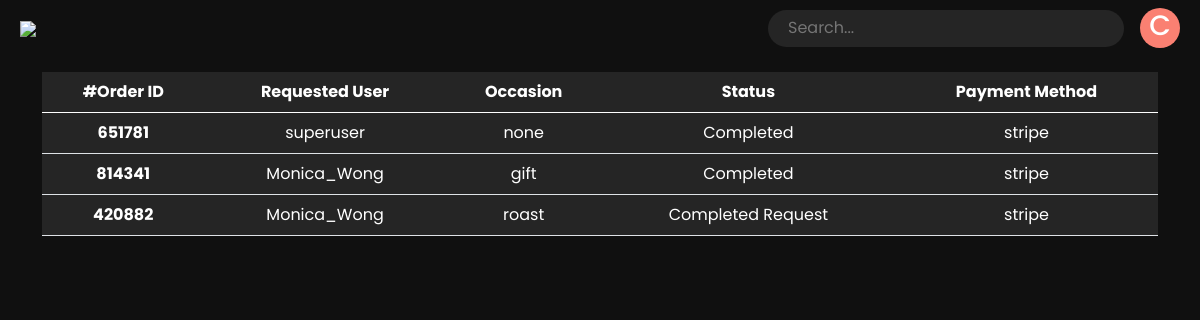
The app's page /profile/sales (signed in) with its own data.
### cameo/models.py (models this page shows)
class Cameo(AbstractUser):
    category_choice = [
        ('Actors', 'actors'),
        ('Activists', 'activist'),
        ("Artists", "artists"),
        ("Astrologers", "astrologers"),
        ("Astronauts", "astronauts"),
        ('Athletes', 'athletes'),
        ("Authors", "authors"),
        ("Cameo Team", "cameo_team"),
        ('Comedian', 'comedians'),
        ("Commentators", "commentators"),
        ('Creator', 'creator'),
        ("Dancers", "dancers"),
        ("En Español", "en_español"),
        ("Food", "food"),
        ("Furry", "furry"),
        ("High Fashion", "high_fashion"),
        ("Home and Design", "home_and_design"),
        ("Impressionists", "impressionists"),
        ("Magicians", "magicians"),
        ('Model', 'model'),
        ("Motivational Speakers", "motivational_speakers"),
        ('Musician', 'musician'),
        ("News", "news"),
        ("Pageants", "pageants"),
        ("Photographers", "photographers"),
        ("Podcast", "podcast"),
        ("Poker", "poker"),
        ("Politics", "politics"),
        ("Radio", "radio"),
        ('Reality TV', 'reality_tv'),
        ("Royals", "Royals"),
        ("Santas", "santas"),
        ('Sports Commentator', 'sports_Commentator'),
        ("Stylists", "stylists"),
        ("TV Hosts", "tv_hosts"),
        ("Tarot Card Reader", "tarot_card_reader"),
        ("Venture Capitalists", "venture_capitalists"),
        ("Viral", "viral"),
        ("Radio", "radio"),
        ("Writers", "writers"),
    ]
    delivery_duration_unit_choice = [
        ("Hr", 'hr'),
        ("Day", 'day'),
        ("Week", 'week'),
    ]
    currency_code_symbols = [('USD', "$"), ('INR', "₹"), ('GBP', "£"),
                             ('EUR', "€")]
    is_celebrity = models.BooleanField(default=False)
    category = models.CharField(choices=category_choice,
                                max_length=100,
                                null=True)
    delivery_duration = models.IntegerField(null=True)
    price = models.FloatField(null=True)
    currency_code = models.CharField(max_length=10,
                                     choices=currency_code_symbols,
                                     null=True)
    delivery_duration_unit = models.CharField(
        max_length=10, null=True, choices=delivery_duration_unit_choice)
    image = models.ImageField(upload_to='cameo')
    intro = models.CharField(max_length=500, null=True)
    bio = models.CharField(max_length=2000, null=True)
    paypal_email = models.EmailField(null=True)
    is_featured = models.BooleanField(null=True, blank=True, default=False)
    reviews = JSONField(default=[])
    fans = JSONField(default=[])

### booking/models.py (models this page shows, shortened)
class Booking(models.Model):
    payment_method_choice = [("paypal", "Paypal"), ("stripe", "Stripe")]
    payment_status_choice = [
        ("initiated", "Initiated"),
        ("pending", "Pending"),
        ("completed", "Completed"),
    ]
    order_status_choice = [
        ("initiated", "Initiated"),
        ("pending", "Pending"),
        ("completed", "Completed"),
        ("Completed Request", "Completed Request"),
    ]
    cameo = models.ForeignKey(
        Cameo, on_delete=models.CASCADE, related_name="cameo", null=True
    )
    order_id = models.IntegerField()
    price = models.FloatField()
    currency_code = models.CharField(max_length=10)
    cameo_username = models.CharField(max_length=250)
    requested_user_id = models.IntegerField()
    requested_user_username = models.CharField(max_length=250)
    fromName = models.CharField(max_length=500, null=True, blank=True)
    toName = models.CharField(max_length=500)
    pronounce = models.CharField(max_length=500)
    instructions = models.TextField()
    occasion = models.CharField(max_length=500)
    receipent = models.CharField(max_length=500)
    payment_status = models.CharField(max_length=100, choices=payment_status_choice)
    payment_method = models.CharField(max_length=100, choices=payment_method_choice)
    payment_server_response = models.TextField()
    order_status = models.CharField(max_length=50, choices=order_status_choice)
    statisfaction = models.IntegerField(null=True, blank=True)
    is_accepted = models.BooleanField(default=False, null=True, blank=True)
    decline_reason = models.TextField(blank=True, null=True)

### userprofile/views.py (the view)
# urls.py: path("sales", views.sales, name="sales"),
@login_required
def sales(request):
    sales = Booking.objects.filter(cameo=request.user)
    sales = sales.filter(payment_status="completed")
    context = {"sales": sales}
    return render(request, "userprofile/sales.html", context=context)

### cameo/context_processors.py (called while the page is built)
def newsale_processor(request):
    if request.user.is_authenticated:
        bookings = Booking.objects.filter(cameo=request.user)
        new_sale = []
        for booking in bookings:
            if booking.order_status != "Completed":
                new_sale.append(booking)
        return {"new_sale": len(new_sale)}
    else:
        return {"new_sale": 0}

def purchase_update(request):
    if request.user.is_authenticated:
        purchase = []
        bookings = Booking.objects.filter(requested_user_id=request.user.id)
        for booking in bookings:
            if booking.order_status == "Completed Request" and not booking.is_accepted:
                purchase.append(booking)
        return {"purchase_update": len(purchase)}
    else:
        return {"purchase_update": 0}

### userprofile/templates/userprofile/sales.html (shortened to what this page needs)
{% extends 'cameo/base.html' %}
{% block body %}
<div id="order_info" class="container mt-3">
    <table class="table sale-table">
        <thead>
            <tr>
                <th scope="col">#Order ID</th>
                <th scope="col">Requested User</th>
                <th scope="col">Occasion</th>
                <th scope="col">Status</th>
                <th scope="col">Payment Method</th>
            </tr>
        </thead>
        <tbody>
            {% for sale in sales %}
            <tr class="order" data-bs-toggle="modal" data-bs-target="#modal-{{sale.order_id}}">
                <th scope="row">{{sale.order_id}}</th>
                <td scope="row">{{sale.requested_user_username}}</td>
                <td scope="row">{{sale.occasion}}</td>
                <td scope="row">{{sale.order_status}}</td>
                <td scope="row">{{sale.payment_method}}</td>
            </tr>
            {% endfor %}
        </tbody>
    </table>
</div>
{% endblock %}

### cameo/templates/cameo/navbar.html (shortened to what this page needs)
<div class="navbar" id="navbar">
    <a href="/">
        <div class="logo-container">
            <img src="https://cdn.cameo.com/staticDir/logo_white.svg" class="logo">
        </div>
    </a>
    <div class="right-element">
        <div class="input-container">
            <input type="text" placeholder="Search..." class="search-input">
        </div>
        {% if request.user.is_authenticated %}
        <div v-on:click="toggleMenu" class="avatar">
            <h3 style="margin-bottom: 5px"> {{ request.user.username|slice:"0:1"}}</h3>
        </div>
        {% else %}
        <button class="btn-login" data-bs-toggle="modal" data-bs-target="#exampleModal">Login</button>
        {% endif %}
    </div>
</div>

### cameo/templates/cameo/base.html (style rules this page uses)
body { font-family: poppins, sans-serif !important; }
body { background-color: rgb(16, 16, 16); color: white; }
a { text-decoration: none; }

### cameo/templates/cameo/navbar.html (style rules this page uses)
.navbar { width: 100%; max-height: 56px; height: 56px; background-color: rgb(16, 16, 16); padding: 0px 20px; display: flex; flex-direction: row; justify-content: space-between; }
.logo { width: 100px; }
.logo-container { flex-grow: 1; }
.input-container { background-color: rgb(37, 37, 37); border-radius: 100px; }
.search-input { min-height: 37px; background-color: transparent; border: none; padding: 0px 20px; width: 100%; color: white; }
.right-element { display: flex; justify-content: flex-end; align-items: center; width: 70%; }
.avatar { -webkit-user-select: none; -moz-user-select: none; -ms-user-select: none; user-select: none; width: 40px; height: 40px; min-width: 40px; min-height: 40px; margin-left: 1rem; background-color: salmon; border-radius: 100px; display: flex; justify-content: center; align-items: center; }

### userprofile/templates/userprofile/sales.html (style rules this page uses)
.sale-table { background-color: #252525 !important; color: white; text-align: center; }

### records on screen
Cameo: user.username "C"
Booking: order_id "651781", requested_user_username "superuser", occasion "none", order_status "Completed", payment_method "stripe"
Booking: order_id "814341", requested_user_username "Monica_Wong", occasion "gift", order_status "Completed", payment_method "stripe"
Booking: order_id "420882", requested_user_username "Monica_Wong", occasion "roast", order_status "Completed Request", payment_method "stripe"
